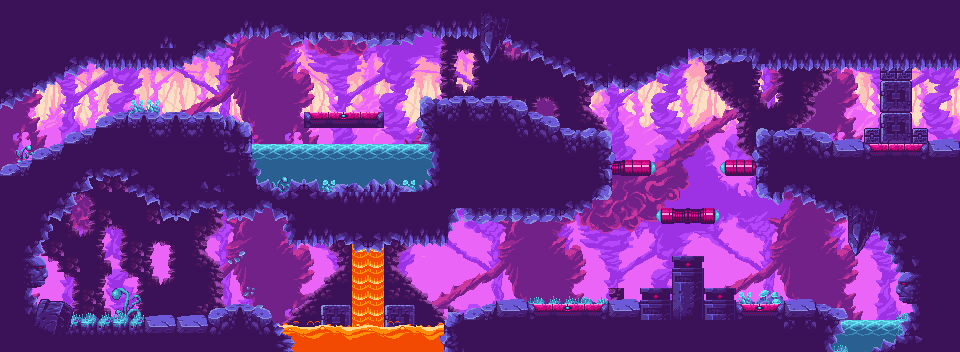

This is a level from a 2D game, rendered from its Tiled map with the project's own tilesets. A one-line summary and the map file follow, with tile-layer data summarised:
An orthogonal 60x22 tile map with 16x16 px tiles, 10 tile layers (Background, Background_Cave, Background_Wall, Lava_Waterfall, ...), 2 tilesets.

<map version="1.0" orientation="orthogonal" renderorder="right-down" width="60" height="22" tilewidth="16" tileheight="16" nextobjectid="1">
 <tileset firstgid="1" name="background" tilewidth="16" tileheight="16" margin="1" tilecount="704" columns="32">
  <image source="background.png" width="514" height="355" />
 </tileset>
 <tileset firstgid="705" name="warped_caves_spritesheet.png" tilewidth="16" tileheight="16" spacing="1" margin="1" tilecount="352" columns="22">
  <image source="warped_caves_spritesheet.png.png" width="384" height="281" />
 </tileset>
 <layer name="Background" width="60" height="22">
  <data>[1320 cells, 1320 non-empty, 165 distinct tile ids]</data>
 </layer>
 <layer name="Background_Cave" width="60" height="22">
  <data>[1320 cells, 1320 non-empty, 374 distinct tile ids]</data>
 </layer>
 <layer name="Background_Wall" width="60" height="22">
  <data>[1320 cells, 217 non-empty, 18 distinct tile ids]</data>
 </layer>
 <layer name="Lava_Waterfall" width="60" height="22">
  <data>[1320 cells, 49 non-empty, 12 distinct tile ids]</data>
 </layer>
 <layer name="Lava_Platform" width="60" height="22">
  <data>[1320 cells, 8 non-empty, 4 distinct tile ids]</data>
 </layer>
 <layer name="Water" width="60" height="22">
  <data>[1320 cells, 83 non-empty, 14 distinct tile ids]</data>
 </layer>
 <layer name="Decoration" width="60" height="22">
  <data>[1320 cells, 45 non-empty, 19 distinct tile ids]</data>
 </layer>
 <layer name="Platforms" width="60" height="22">
  <data>[1320 cells, 27 non-empty, 14 distinct tile ids]</data>
 </layer>
 <layer name="Tiles" width="60" height="22">
  <data>[1320 cells, 776 non-empty, 110 distinct tile ids]</data>
 </layer>
 <layer name="Front_Decoration" width="60" height="22">
  <data>[1320 cells, 34 non-empty, 25 distinct tile ids]</data>
 </layer>
</map>
